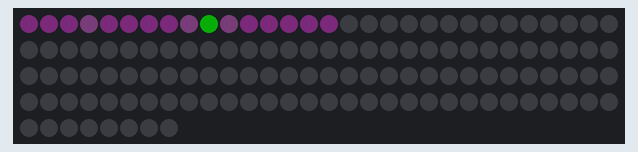
Simulated run of this sketch. Board: Teensy 4. Shown: 128 RGB LEDs in strip order, left to right, continuing on the next row. Dim RGB values are drawn brighter than linear.

Above: at 0.15 s.

The sketch:

grid16_cyclic.ino
```cpp
#include <OctoWS2811.h>
#include "triangular.h"
#include "color.h"

using namespace Triangular;

static const int ledCount = 16;
DMAMEM int displayMemory[ledCount*6];
int drawingMemory[ledCount*6];
OctoWS2811 leds(ledCount, displayMemory, drawingMemory, WS2811_GRB | WS2811_800kHz);

// This table describes the way the LED strips are arragned in the 16-pixel triangular grid.
static const uint16_t grid16_lut[] =
{
  /*  0 */  Grid::EVEN | Grid::DIR_POS |                 Grid::NBR_POS | Grid::V_NONE,
  /*  1 */  Grid::ODD  | Grid::DIR_POS | Grid::NBR_NEG | Grid::NBR_POS | 11,
  /*  2 */  Grid::EVEN | Grid::DIR_POS | Grid::NBR_NEG | Grid::NBR_POS | Grid::V_NONE,
  /*  3 */  Grid::ODD  | Grid::DIR_POS | Grid::NBR_NEG | Grid::NBR_POS | 9,
  /*  4 */  Grid::EVEN | Grid::DIR_POS | Grid::NBR_NEG | Grid::NBR_POS | Grid::V_NONE,
  /*  5 */  Grid::ODD  | Grid::DIR_POS | Grid::NBR_NEG | Grid::NBR_POS | 7,
  /*  6 */  Grid::EVEN | Grid::DIR_POS | Grid::NBR_NEG |                 Grid::V_NONE,

  /*  7 */  Grid::EVEN | Grid::DIR_NEG | Grid::NBR_NEG |                 5,
  /*  8 */  Grid::ODD  | Grid::DIR_NEG | Grid::NBR_NEG | Grid::NBR_POS | 14,
  /*  9 */  Grid::EVEN | Grid::DIR_NEG | Grid::NBR_NEG | Grid::NBR_POS | 3,
  /* 10 */  Grid::ODD  | Grid::DIR_NEG | Grid::NBR_NEG | Grid::NBR_POS | 12,
  /* 11 */  Grid::EVEN | Grid::DIR_NEG |                 Grid::NBR_POS | 1,

  /* 12 */  Grid::EVEN | Grid::DIR_POS |                 Grid::NBR_POS | 10,
  /* 13 */  Grid::ODD  | Grid::DIR_POS | Grid::NBR_NEG | Grid::NBR_POS | 15,
  /* 14 */  Grid::EVEN | Grid::DIR_POS | Grid::NBR_NEG |                 8,

  /* 15 */  Grid::EVEN | Grid::DIR_NEG |                                 13,
};
Grid grid(grid16_lut, sizeof grid16_lut);

static const Point center(9);

// Wandering point, starts at origin.
Point p = center;
int counter = 0;

void setup()
{
  leds.begin();
}

struct DitheredLED {
  float color[3];
  float residual[3];
};

DitheredLED dither[ledCount];

void loop()
{
  // Background and fade.
  for (unsigned i = 0; i < ledCount; ++i) {
    Point p = i;
    unsigned dist = grid.distance(p, center);
    float alpha = 0.5 * (sin(dist * 0.4 + millis() * 0.002) + 1);
    dither[i].color[0] = dither[i].color[0] * 0.9 + alpha * 0.0125;
    dither[i].color[1] = dither[i].color[1] * 0.9 + alpha * 0.0031;
    dither[i].color[2] = dither[i].color[2] * 0.9 + alpha * 0.0125;
  }

  dither[p].color[1] += 0.2;
  if (++counter == 8) {
    counter = 0;

    // Move in the dimmest direction
    Point best = Point::invalid();
    float bestMetric = 1e10;
    Point nbr[3];
    unsigned nbrCount = grid.neighbors(p, nbr);
    for (unsigned i = 0; i < nbrCount; ++i) {
      float metric = dither[nbr[i]].color[0] + dither[nbr[i]].color[1] + dither[nbr[i]].color[2];
      if (metric < bestMetric) {
        bestMetric = metric;
        best = nbr[i];
      }
    }

    if (best != Point::invalid()) {
      p = best;
    }
  }

  // LED dithering
  for (unsigned i = 0; i < ledCount; ++i) {
    float fr = dither[i].color[0] + dither[i].residual[0];
    float fg = dither[i].color[1] + dither[i].residual[1];
    float fb = dither[i].color[2] + dither[i].residual[2];
    int r = fr * 255 + 0.5;
    int g = fg * 255 + 0.5;
    int b = fb * 255 + 0.5;
    if (r < 0) r = 0;
    if (r > 255) r = 255;
    if (g < 0) g = 0;
    if (g > 255) g = 255;
    if (b < 0) b = 0;
    if (b > 255) b = 255;
    dither[i].residual[0] = fr - (r / 255.0);
    dither[i].residual[1] = fg - (g / 255.0);
    dither[i].residual[2] = fb - (b / 255.0);
    leds.setPixel(i, r, g, b);
  }

  leds.show();
}
```

color.h
```cpp
/*
 * Color utilities.
 * Micah Elizabeth Scott <beth@scanlime.org>
 */

#pragma once

static inline int lerp(int c1, int c2, int alpha) {
  // Linear interpolate, with alpha in range [0, 256].
  // Returns c1 if alpha==0, or c2 if alpha==256.
  int r1 = c1 & 0xFF0000;
  int g1 = c1 & 0x00FF00;
  int b1 = c1 & 0x0000FF;
  int r2 = c2 & 0xFF0000;
  int g2 = c2 & 0x00FF00;
  int b2 = c2 & 0x0000FF;
  int invA = 0x100 - alpha;
  return ((((r1 * invA) + (r2 * alpha)) >> 8) & 0xFF0000) |
         ((((g1 * invA) + (g2 * alpha)) >> 8) & 0x00FF00) |
         ((((b1 * invA) + (b2 * alpha)) >> 8) & 0x0000FF) ;
}

static inline int addsat(int c1, int c2) {
  int r1 = c1 & 0xFF0000;
  int g1 = c1 & 0x00FF00;
  int b1 = c1 & 0x0000FF;
  int r2 = c2 & 0xFF0000;
  int g2 = c2 & 0x00FF00;
  int b2 = c2 & 0x0000FF;
  r1 += r2;
  g1 += g2;
  b1 += b2;
  if (r1 & 0xFF000000) r1 = 0xFF0000;
  if (g1 & 0xFFFF0000) g1 = 0x00FF00;
  if (b1 & 0xFFFFFF00) b1 = 0x0000FF;
  return r1 | g1 | b1;
}
```

triangular.cpp
```cpp
// (licence header left out)
#include "triangular.h"

namespace Triangular {

// Move one unit in the +A axis
static inline Point nextPosA(Point ref, unsigned lutData)
{
    if (lutData & Grid::NBR_POS) {
        if (lutData & Grid::DIR_NEG)
            return Point(unsigned(ref) - 1);
        else
            return Point(unsigned(ref) + 1);
    }
    return Point::invalid();
}

// Move one unit in the -A axis
static inline Point nextNegA(Point ref, unsigned lutData)
{
    if (lutData & Grid::NBR_NEG) {
        if (lutData & Grid::DIR_NEG)
            return Point(unsigned(ref) + 1);
        else
            return Point(unsigned(ref) - 1);
    }
    return Point::invalid();
}

// Move one unit in the vertical direction, between LED strips
static inline Point nextV(Point ref, unsigned lutData)
{
    unsigned v = lutData & Grid::V_MASK;
    if (v == Grid::V_NONE)
        return Point::invalid();
    else
        return Point(v);
}

// Generic move by one unit along any axis
Point Grid::next(Point ref, int axis)
{
    if (ref == Point::invalid())
        return ref;

    unsigned lutData = lut[ref];

    // Decompose into +A, -A, or Vertical motion
    switch (axis) {

    case +A_AXIS:
        return nextPosA(ref, lutData);
    case -A_AXIS:
        return nextNegA(ref, lutData);

    case +B_AXIS:
        if (lutData & ODD)
            return nextV(ref, lutData);
        else
            return nextNegA(ref, lutData);
    case -B_AXIS:
        if (lutData & ODD)
            return nextPosA(ref, lutData);
        else
            return nextV(ref, lutData);

    case +C_AXIS:
        if (lutData & ODD)
            return nextNegA(ref, lutData);
        else
            return nextV(ref, lutData);
    case -C_AXIS:
        if (lutData & ODD)
            return nextV(ref, lutData);
        else
            return nextPosA(ref, lutData);

    default:
        return Point::invalid();
    }
}

bool Grid::move(Point &ref, int axis)
{
    Point n = next(ref, axis);
    if (n == Point::invalid())
        return false;
    ref = n;
    return true;
}

unsigned Grid::neighbors(Point ref, Point results[3])
{
    if (ref == Point::invalid())
        return 0;

    unsigned lutData = lut[ref];
    unsigned count = 0;

    if ((results[count] = nextNegA(ref, lutData)) != Point::invalid()) count++;
    if ((results[count] = nextPosA(ref, lutData)) != Point::invalid()) count++;
    if ((results[count] = nextV(ref, lutData))    != Point::invalid()) count++;

    return count;
}

unsigned Grid::distance(Point p1, Point p2)
{
    // Current best distance from p1, for each grid location.
    uint16_t distanceMemo[count];
    for (unsigned i = 0; i < count; ++i)
        distanceMemo[i] = 0xFFFF;

    // FIFO queue of triangles to examine
    Point fifo[count];
    unsigned fifoLoad = 0, fifoStore = 0;

    // Visit point p1 first. We stop when we've reached p2.
    fifo[fifoStore++] = p1;
    distanceMemo[p1] = 0;

    // Keep looking as long as the FIFO isn't empty.
    while (fifoLoad != fifoStore) {

        // Dequeue next point to examine
        Point current = fifo[fifoLoad++];
        if (fifoLoad == count)
            fifoLoad = 0;

        // Calculate minimum distance for its neighbors
        unsigned nbrDist = distanceMemo[current] + 1;

        // Can we do better than the already-memoized distances for each neighbor?
        Point nbr[3];
        unsigned nbrCount = neighbors(current, nbr);
        for (unsigned i = 0; i < nbrCount; ++i) {
            Point nbrPoint = nbr[i];

            if (nbrDist < distanceMemo[nbrPoint]) {
                // Yes, we can improve it. Lower this neighbor's distance, and put it
                // back on the FIFO so we'll examine its children later.
                distanceMemo[nbrPoint] = nbrDist;
                fifo[fifoStore++] = nbrPoint;
                if (fifoStore == count)
                    fifoStore = 0;
            }
        }
    }

    // Return the best route we found to p2.
    return distanceMemo[p2];
}


}  // namespace Triangular
```

triangular.h
```cpp
// (licence header left out)
#pragma once
#include <stdint.h>

namespace Triangular {

// Axes, can be negative or positive.
static const int NO_AXIS = 0;
static const int A_AXIS = 1;
static const int B_AXIS = 2;
static const int C_AXIS = 3;


/*
 * Data type for one point on the triangular grid.
 * Stored as a physical LED index. These are lightweight
 * objects that don't themselves know about the grid structure.
 */
class Point {
    uint16_t index;
    static const uint16_t INVALID_INDEX = (uint16_t) -1;

public:
    /// Construct a new Point with a given index
    Point(unsigned index) : index(index) {}

    /// Uninitialized, to support arrays of points.
    Point() {}

    /// Invalid index.
    static Point invalid() {
        return Point(INVALID_INDEX);
    }

    bool operator == (Point other) const {
        return index == other.index;
    }

    /// Cast to index
    operator unsigned () const {
        return index;
    }
};


/*
 * Represents the shape and connectedness of a triangular grid.
 * This object is constructed with a lookup table that holds characteristics
 * for each pixel in the grid. Each LUT entry includes several flags ORed
 * with the index of the vertically adjacent triangle.
 */
class Grid {
    const uint16_t *lut;
    const unsigned count;

public:
    // Triangle orientation
    static const uint16_t EVEN = 0 << 15;
    static const uint16_t ODD = 1 << 15;

    // Strip direction along "A" axis.
    static const uint16_t DIR_POS = 0 << 14;
    static const uint16_t DIR_NEG = 1 << 14;

    // Neighbors along "A" axis.
    static const uint16_t NBR_POS = 1 << 13;
    static const uint16_t NBR_NEG = 1 << 12;

    // Vertical adjacency, low 12 bits
    static const uint16_t V_MASK = 0x0FFF;
    static const uint16_t V_NONE = V_MASK & (-1);

    Grid(const uint16_t *lut, unsigned lutSize)
        : lut(lut), count(lutSize / sizeof lut[0]) {}

    /*
     * Calculate the next triangle in a particular direction.
     * Returns an invalid point if we moved past an edge, or if
     * the input point was invalid.
     */
    Point next(Point ref, int axis);

    // Move one unit, return 'true' if successful, 'false' if we can't.
    bool move(Point &ref, int axis);

    // Fill an array with all neighbors of a given triangle, and return its neighbor count.
    unsigned neighbors(Point ref, Point results[3]);

    // Measure the distance between two points, using a breadth-first search.
    unsigned distance(Point p1, Point p2);
};


}  // namespace Triangular
```
